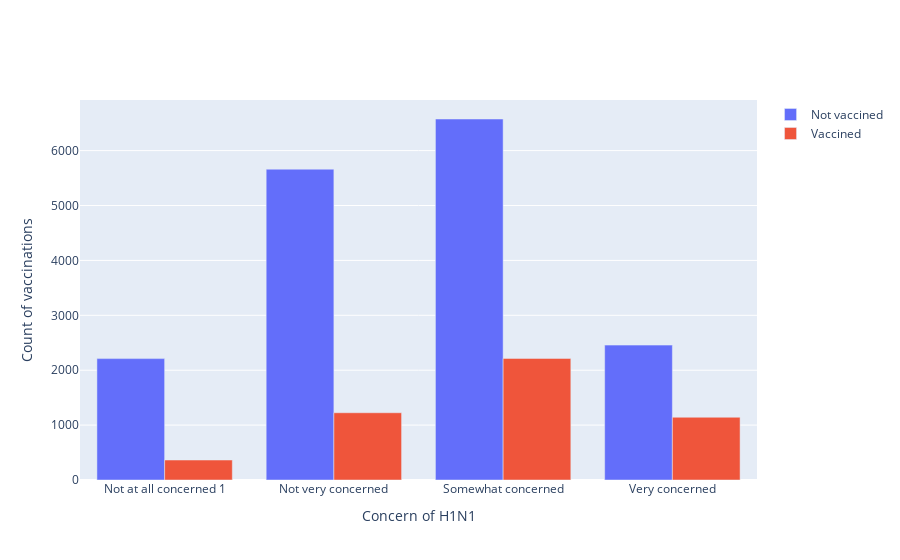

The notebook cell this image was saved under:
### Code cell
# Level of concernt for both the vaccinated and the not vaccinated 
fig = go.Figure(data=[
    go.Bar(name='Not vaccined', x=data.query('h1n1_vaccine == 0')['h1n1_concern'], y=data.query('h1n1_vaccine == 0')['Percentage']),
    go.Bar(name='Vaccined', x=data.query('h1n1_vaccine == 1')['h1n1_concern'], y=data.query('h1n1_vaccine == 1')['Percentage'])
])
# Change the bar mode
fig.update_layout(barmode='group')
fig.update_xaxes(title='Concern of H1N1',
    ticktext=['Not at all concerned 1', 'Not very concerned', 'Somewhat concerned', 'Very concerned'],
    tickmode='array', tickvals = [0,1, 2, 3])
fig.update_yaxes(title='Percentage of vaccinations')
fig.show()

### Figure 1 — Plotly figure (JSON) as saved in the notebook; plotly's stock layout.template omitted (floating-point values rounded to 4 significant figures)
{"data": [{"name": "Not vaccined", "type": "bar", "x": [0, 1, 2, 3], "y": [2211, 5662, 6576, 2457]}, {"name": "Vaccined", "type": "bar", "x": [0, 1, 2, 3], "y": [364, 1225, 2215, 1143]}], "layout": {"barmode": "group", "xaxis": {"tickmode": "array", "ticktext": ["Not at all concerned 1", "Not very concerned", "Somewhat concerned", "Very concerned"], "tickvals": [0, 1, 2, 3], "title": {"text": "Concern of H1N1"}}, "yaxis": {"title": {"text": "Count of vaccinations"}}}}
